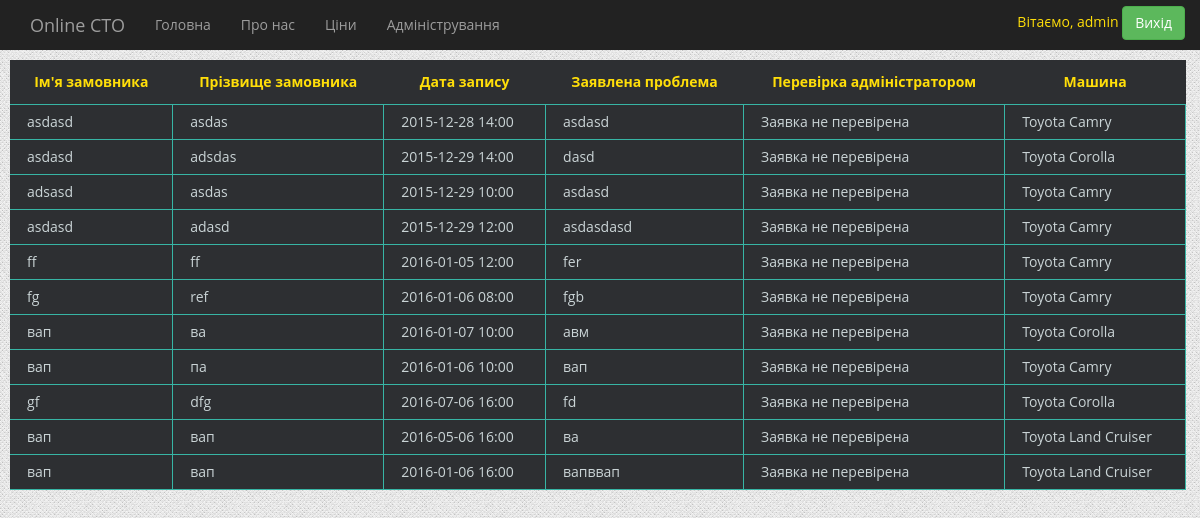
Page /myforms/ (signed in) on the committed database.
### forma/models.py (models this page shows)
class Forma(models.Model):
    class Meta():
        db_table = 'forma'
    user_name = models.ForeignKey(User)
    first_name = models.CharField(max_length=200, verbose_name="Ім'я замовника")
    last_name = models.CharField(max_length=200, verbose_name="Призвіще замовника")
    car_name = models.ForeignKey(Cars, verbose_name="Виберіть автомобіль")
    problem = models.TextField(max_length=200, default='', verbose_name="Побажання")
    date = models.DateField(verbose_name="Забронюйте дату")
    time = models.TimeField(verbose_name="Забронюйте час")
    is_checked = models.BooleanField(default=False)
    def __str__(self):
        return self.date.strftime("%Y-%m-%d")+self.time.strftime(" %H:%M")

### app/models.py (models this page shows)
class Cars(models.Model):
    class Meta():
        db_table = 'cars'
    cars_name = models.CharField(max_length=200)
    cars_model = models.CharField(max_length=200)
    def __str__(self):
        return self.cars_name + " " + self.cars_model

### forma/views.py (the view)
# urls.py: url(r'^myforms/', myforms),
def myforms(request):
    if auth.get_user(request).username:
        t = get_template('myforms.html')
        username=auth.get_user(request).username
        if username:
            html = t.render({'myforms' : Forma.objects.filter(user_name=auth.get_user(request)),'first_name':auth.get_user(request).first_name, 'username' : auth.get_user(request).username})
        else:
            html = t.render({'myforms' : Forma.objects.filter(user_name=auth.get_user(request)), 'username' : auth.get_user(request).username})
        return HttpResponse(html)
    else:
        t = get_template('errors.html')
        html = t.render()
        return HttpResponse(html)

### forma/templates/myforms.html
{% extends 'index.html' %}
{% load staticfiles %}
{% block page %}
    <table class="table_dark">
    <thead>
     <tr>
         <th> Ім'я замовника </th>
         <th>Прізвище замовника</th>
         <th>Дата запису</th>
         <th>Заявлена проблема</th>
         <th>Перевірка адміністратором</th>
         <th>Машина</th>
     </tr>
     </thead>
    <tbody>
    {%  for myform in myforms %}
<tr>
    <td>{{  myform.first_name  }}</td>
    <td>{{ myform.last_name }}</td>
    <td>{{ myform }}</td>
    <td>{{ myform.problem }}</td>
<td> {% if myform.is_checked %}
                      Заявка підтвержена, час узгоджений
                      {% else %}
                      Заявка не перевірена
                      {% endif %}</td>
    <td>{{ myform.car_name }}</td>
        </tr>
    {% endfor %}
</tbody>
    </table>
{% endblock %}

### templates/index.html (shortened to what this page needs)
{% load staticfiles %}
<!DOCTYPE html>
<html lang="en">
  <head>
    <link href="{% static "static/css/bootstrap.min.css" %}" rel="stylesheet">
    <link href="{% static "static/css/carousel.css" %}" rel="stylesheet">
      <link href="{% static "static/css/dashboard.css" %}" rel="stylesheet">
      <link href="{% static "static/css/style.css" %}" rel="stylesheet">
      <link rel="stylesheet" type="text/css" href="{% static "static/date/jquery.datetimepicker.css"%}"/>
  </head>
  <body>
    <div >
      <div >
        <nav class="navbar navbar-inverse navbar-fixed-top">
          <div class="container">
            <div class="navbar-header">
              <a class="navbar-brand" href="/home/">Online СТО</a>
            </div>
            <div id="navbar" class="navbar-collapse collapse ">
              <ul class="nav navbar-nav">
                <li><a href="/home/">Головна</a></li>
                <li><a href="/about/">Про нас</a></li>
                  <li><a href="/table/all/">Ціни</a></li>
                  {% if username and username == 'drerek'  %}
                      <li><a href="/admin/">Адміністрування</a></li>
                  {% endif %}
                  </ul>
                    <div class="nav  navbar-right">
                        {% if username %}
                            <li> Вітаємо, {{ first_name }} <button onclick="location.href='/accounts/logout/'" class="btn btn-success">Вихід</button></li>
                          {% else %}
                            <button onclick="location.href='/accounts/login/'" class="btn btn-success">Вхід</button>
                            <button onclick="location.href='/register/'" class="btn btn-success">Реєстрація</button>
                        {% endif %}
                    </div>
            </div>
          </div>
        </nav>
      </div>
    </div>
    {% block page %} {% endblock %}
</body>
</html>

### static/css/carousel.css (style rules this page uses)
body { padding-bottom: 40px; color: #5a5a5a; }

### static/css/dashboard.css (style rules this page uses)
body { padding-top: 50px; }
.navbar-fixed-top { border: 0; }

### static/css/style.css (style rules this page uses)
body { background: url("images/bg.png") repeat; font-family: 'Open Sans', sans-serif; }
.table_dark { font-size: 14px; width: 98%; text-align: left; border-collapse: collapse; background: #2d2f32; margin: 10px ; }
.table_dark th { color: #ffde09; text-align: center; border-bottom: 1px solid #37B5A5; padding: 12px 17px; }
.table_dark td { color: #CAD4D6; border-bottom: 1px solid #37B5A5; border-right:1px solid #37B5A5; padding: 7px 17px; }

### rows in the picture
Forma: first_name "asdasd", last_name "asdas", date+time "2015-12-28 14:00", problem "asdasd", is_checked "Заявка не перевірена", car_name "Toyota Camry"
Forma: first_name "asdasd", last_name "adsdas", date+time "2015-12-29 14:00", problem "dasd", is_checked "Заявка не перевірена", car_name "Toyota Corolla"
Forma: first_name "adsasd", last_name "asdas", date+time "2015-12-29 10:00", problem "asdasd", is_checked "Заявка не перевірена", car_name "Toyota Camry"
Forma: first_name "asdasd", last_name "adasd", date+time "2015-12-29 12:00", problem "asdasdasd", is_checked "Заявка не перевірена", car_name "Toyota Camry"
Forma: first_name "ff", last_name "ff", date+time "2016-01-05 12:00", problem "fer", is_checked "Заявка не перевірена", car_name "Toyota Camry"
Forma: first_name "fg", last_name "ref", date+time "2016-01-06 08:00", problem "fgb", is_checked "Заявка не перевірена", car_name "Toyota Camry"
Forma: first_name "вап", last_name "ва", date+time "2016-01-07 10:00", problem "авм", is_checked "Заявка не перевірена", car_name "Toyota Corolla"
Forma: first_name "вап", last_name "па", date+time "2016-01-06 10:00", problem "вап", is_checked "Заявка не перевірена", car_name "Toyota Camry"
Forma: first_name "gf", last_name "dfg", date+time "2016-07-06 16:00", problem "fd", is_checked "Заявка не перевірена", car_name "Toyota Corolla"
Forma: first_name "вап", last_name "вап", date+time "2016-05-06 16:00", problem "ва", is_checked "Заявка не перевірена", car_name "Toyota Land Cruiser"
Forma: first_name "вап", last_name "вап", date+time "2016-01-06 16:00", problem "вапввап", is_checked "Заявка не перевірена", car_name "Toyota Land Cruiser"

### other values in the picture
{{ first_name }} "admin"
